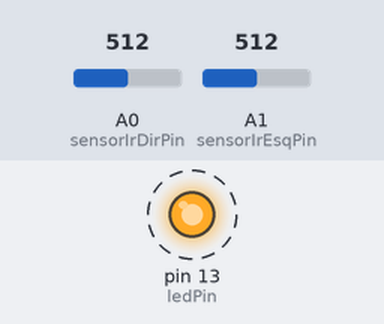
The sketch below on a simulated Arduino Uno, built with avr-gcc and run on an emulated ATmega328P. Shown: output pins drawn as LEDs (lit = HIGH). Dashed ring = blinking. Inputs (shaded band) come from the test bench; at power-on: A0 (sensorIrDirPin) = 512, A1 (sensorIrEsqPin) = 512. What the sketch prints to the serial monitor is not drawn.

Above: at 2.8 s.
2.9 s: A0 (sensorIrDirPin) set to 490
7.5 s: A1 (sensorIrEsqPin) set to 860
12.5 s: A0 (sensorIrDirPin) set to 140
Timing chart, 0 to 23.5 s (numbered marks = the images above; inputs shaded):
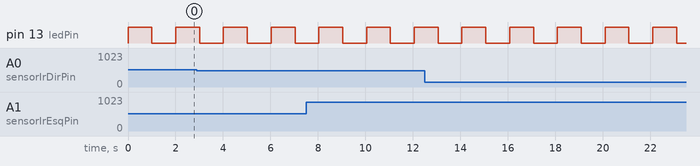

Measured:
- by itself, pin 13 (ledPin): alternates HIGH for 1.0 s and LOW for 1.0 s

The sketch:

Teste_do_Sensor_IR.ino
```cpp
/*
  Teste do Sensor IR
*/

int sensorIrDirPin = A0;
int sensorIrEsqPin = A1;
int ledPin = 13;      // selecionar o pino do LED

//Faixas de valores usadas para identificação das cores
const int COR_CINZA_MIN = 150;
const int COR_BRANCA_MIN = 150;
const int COR_BRANCA_MAX = 500;
const int COR_VERDE_MIN = 500;
const int COR_VERDE_MAX = 850;
const int COR_PRETA_MAX = 850;

void setup() {
  // initialize serial communication at 9600 bits per second:
  Serial.begin(115200);
  // declare the ledPin as an OUTPUT:
  pinMode(ledPin, OUTPUT);
}

// Função que faz a leitura do valor do sensor IR conectado à uma
// entrada analógica e retorna a cor detectada pelo sensor
//    * sensorPino  :   pino de entrada analógica
//    * sensorIrCor :   valor de cor detectada (0=nenhuma; 1=preto; 2=branco; 3=verde; 4=cinza)
//
int sensorIrDetectaCor(int sensorPino){

  int sensorIrValor=0; // variavel local para gravar valor da leitura do sensor IR
  int sensorIrCor=0; // variavel local para gravar cor lida pelo sensor

  // Faz a leitura do sensor IR
  sensorIrValor = analogRead(sensorPino);
  Serial.print("Valor da Entrada analógica: ");
  Serial.print(sensorIrValor);

  // testa dentro das faixas de valores
  if (sensorIrValor > COR_PRETA_MAX) {
    sensorIrCor = 1;
    Serial.println(" - cor PRETA");
  } else if (sensorIrValor < COR_CINZA_MIN) {
    sensorIrCor = 2;
    Serial.println(" - cor CINZA");
  } else if (sensorIrValor > COR_VERDE_MIN && sensorIrValor < COR_VERDE_MAX) {
    sensorIrCor = 3;
    Serial.println(" - cor VERDE");
  } else if (sensorIrValor > COR_BRANCA_MIN && sensorIrValor < COR_BRANCA_MAX) {
    sensorIrCor = 4;
    Serial.println(" - cor BRANCA");
  } else {
    sensorIrCor = 0;
    Serial.println(" - não detectado");
  }
  // retorna valor de cor
  return sensorIrCor;
}

void loop() {
  int sensorIrDirCor = 0; // variavel local com a cor detectada no sensor IR direito
  int sensorIrEsqCor = 0; // variavel local com a cor detectada no sensor IR esquerdo

  // turn the ledPin on
  digitalWrite(ledPin, HIGH);
  Serial.println("-- IR Teste --");

  // chama função para detectar a cor do sensor IR Direito
  Serial.println("Leitura do Sensor IR Direito");
  sensorIrDirCor = sensorIrDetectaCor(sensorIrDirPin);

  // chama função para detectar a cor do sensor IR Esquerdo
  Serial.println("Leitura do Sensor IR Esquerdo");
  sensorIrEsqCor = sensorIrDetectaCor(sensorIrEsqPin);

  // stop the program for 1000 milliseconds:
  delay(1000);
  // turn the ledPin off:
  digitalWrite(ledPin, LOW);
  // stop the program for 1000 milliseconds:
  delay(1000);
}
```
